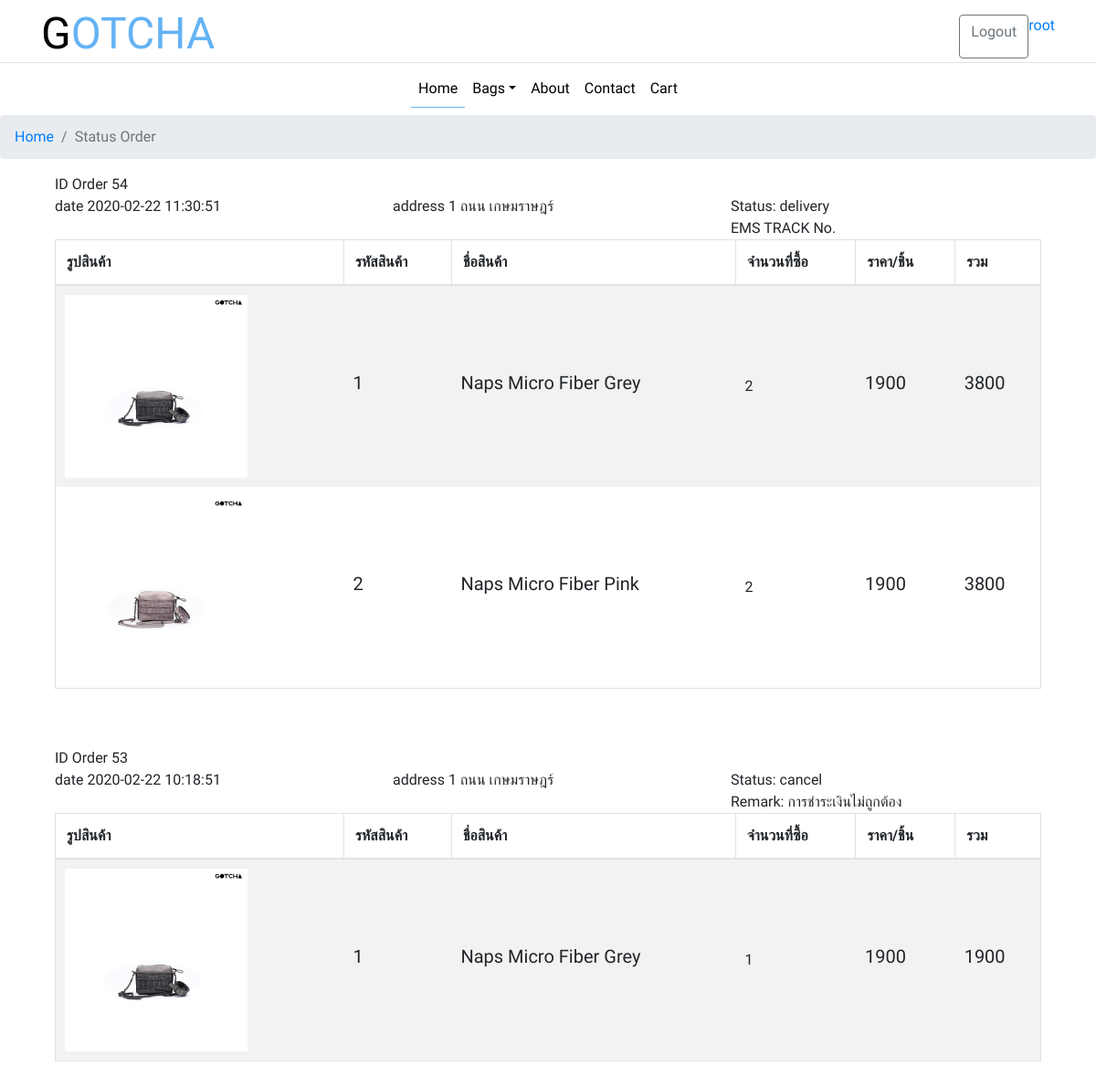
Screenshot of /status_order.php (signed in) with the database file from the repository.
### tables this page shows
CREATE TABLE `orders` (
  `id_order` int(20) NOT NULL,
  `id_cus` int(20) NOT NULL,
  `address` int(100) NOT NULL,
  `status` varchar(50) NOT NULL,
  `id_payment` int(20) NOT NULL,
  `total` int(50) NOT NULL,
  `createDate` timestamp NOT NULL DEFAULT CURRENT_TIMESTAMP,
  `remark` varchar(255) NOT NULL
);

CREATE TABLE `delivery` (
  `id_delivery` int(20) NOT NULL,
  `name_delivery` varchar(100) NOT NULL,
  `phone` varchar(20) NOT NULL,
  `address` varchar(255) NOT NULL,
  `zip` varchar(5) NOT NULL,
  `status` varchar(50) NOT NULL,
  `ems` varchar(13) NOT NULL
);

CREATE TABLE `order_list` (
  `id_pro` int(20) NOT NULL,
  `order_id` int(20) NOT NULL,
  `order_total` int(50) NOT NULL
);

CREATE TABLE `product` (
  `id_pro` int(11) NOT NULL,
  `name_pro` varchar(100) NOT NULL,
  `price` double NOT NULL,
  `id_cat` int(11) NOT NULL,
  `name_cat` varchar(100) NOT NULL,
  `color_pro` varchar(20) NOT NULL,
  `total` int(5) NOT NULL,
  `pic` varchar(100) NOT NULL,
  `detail` varchar(255) NOT NULL,
  `size` varchar(50) NOT NULL,
  `material` varchar(50) NOT NULL,
  `dealer_price` float NOT NULL
);

### status_order.php (the view, shortened to what this page needs)
<!DOCTYPE html>
<html lang="zxx">
<?php
include("h.php");
?>
<body>
    <?php include("header.php"); ?>
    <nav aria-label="breadcrumb">
        <ol class="breadcrumb">
            <li class="breadcrumb-item">
                <a href="index.php">Home</a>
            </li>
            <li class="breadcrumb-item active" aria-current="page">Status Order</li>
        </ol>
    </nav>
    <div class="container">
    <?$sql="select *, orders.status as o_status from orders join delivery on delivery.id_delivery = orders.address where id_cus=".$_SESSION['id_cus']." order by id_order DESC";
    $r_order=$dbcon->query($sql) ;
    while($order=mysqli_fetch_array($r_order)): ?>
        <div class="container mb-5">
        <div class="row">
            <div class="col">
                ID Order <?=$order["id_order"] ?>
            </div>
        </div>
        <div class="row">
            <div class="col">
                date <?=$order["createDate"] ?>
            </div>
            <div class="col">
                address <?=$order["address"] ?>
            </div>
            <div class="col">
                Status:  <?=$order["o_status"] ?><br />
                <? if($order["o_status"] == 'cancel'): ?>
                    Remark:  <?=$order["remark"] ?><br />
                <? elseif($order["o_status"] == 'delivery'): ?>
                    EMS TRACK No. <?=$order["ems"] ?>
                <? endif; ?>
            </div>
        </div>
        <div class="row">
            <div class="col">
            <table class="table table-striped table-bordered">
                <thead>
                    <tr>
                        <th>รูปสินค้า </th>
                        <th>รหัสสินค้า</th>
                        <th>ชื่อสินค้า</th>
                        <th>จำนวนที่ซื้อ</th>
                        <th>ราคา/ชิ้น</th>
                        <th>รวม</th>
                    </tr>
                </thead>
                <tbody>
                    <?
                    $result = $dbcon->query('select * from order_list join product on order_list.id_pro = product.id_pro where order_id='.$order["id_order"]);
                    while ($product = mysqli_fetch_array($result)) : ?>
                        <tr>
                            <td class="product-thumbnail">
                                <img src="images/<?=$product["pic"]?>" alt="Image" class="img-fluid" style="width:200px;height:200px">
                            </td>
                            <td class="product-id">
                                <h2 class="h5 text-black"><?=$product["id_pro"]?></h2>
                            </td>
                            <td class="product-id">
                                <h2 class="h5 text-black"><?=$product["name_pro"]?></h2>
                            </td>
                            <td class="product-id">
                                <?=$product["order_total"]?>
                            </td>
                            <td class="product-id">
                                <h2 class="h5 text-black"><?=$product["price"]?></h2>
                            </td>
                            <td class="product-id">
                                <h2 class="h5 text-black"><?=$product["price"]*$product["order_total"]?></h2>
                            </td>
                        </tr>
                    <? endwhile; ?>
                </tbody>
            </table>
            </div>
        </div>
    </div>
  <? endwhile; ?>
    </div>

### css/shop.css (style rules this page uses)
div#my-cart-modal .table>thead>tr>th, .table>tbody>tr>th, .table>tfoot>tr>th, .table>thead>tr>td, .table>tbody>tr>td, .table>tfoot>tr>td { padding: 10px; vertical-align: middle; border: none; }

### css/style.css (style rules this page uses)
body { margin: 0; font-family: 'Source Sans Pro', sans-serif; background: #fff; }
body a, .gallery-item img { transition: 0.5s all; -webkit-transition: 0.5s all; -moz-transition: 0.5s all; text-decoration: none; outline: none; }
h1, h2, h3, h4, h5, h6 { margin: 0; font-family: 'Source Sans Pro', sans-serif; }

### rows the page displays
orders: id_order "54", createDate "2020-02-22 11:30:51", delivery.address "1 ถนน เกษมราษฎร์", status "delivery"
order_list: product.pic (picture), product.id_pro "1", product.name_pro "Naps Micro Fiber Grey", order_total "2", product.price "1900", $product['price']*$product['order_total'] "3800"
order_list: product.pic (picture), product.id_pro "2", product.name_pro "Naps Micro Fiber Pink", order_total "2", product.price "1900", $product['price']*$product['order_total'] "3800"
orders: id_order "53", createDate "2020-02-22 10:18:51", delivery.address "1 ถนน เกษมราษฎร์", status "cancel", remark "การชำระเงินไม่ถูกต้อง"
order_list: product.pic (picture), product.id_pro "1", product.name_pro "Naps Micro Fiber Grey", order_total "1", product.price "1900"

### other values shown
$_SESSION["name_cus"] "root"
